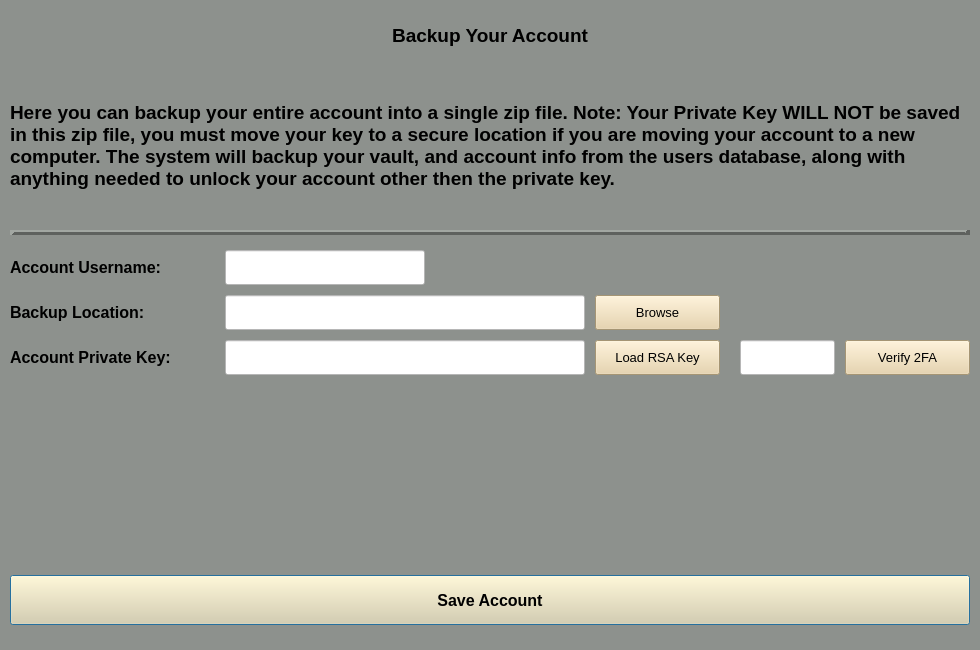
<?xml version="1.0" encoding="UTF-8"?>
<ui version="4.0">
 <class>backupwindow</class>
 <widget class="QDialog" name="backupwindow">
  <property name="geometry">
   <rect>
    <x>0</x>
    <y>0</y>
    <width>980</width>
    <height>650</height>
   </rect>
  </property>
  <property name="minimumSize">
   <size>
    <width>980</width>
    <height>650</height>
   </size>
  </property>
  <property name="maximumSize">
   <size>
    <width>980</width>
    <height>650</height>
   </size>
  </property>
  <property name="windowTitle">
   <string>Backup Account</string>
  </property>
  <property name="styleSheet">
   <string notr="true">background-color: rgb(141, 145, 141);</string>
  </property>
  <widget class="QLabel" name="title">
   <property name="geometry">
    <rect>
     <x>10</x>
     <y>10</y>
     <width>960</width>
     <height>50</height>
    </rect>
   </property>
   <property name="font">
    <font>
     <family>Arial</family>
     <pointsize>14</pointsize>
     <weight>75</weight>
     <bold>true</bold>
    </font>
   </property>
   <property name="text">
    <string>Backup Your Account</string>
   </property>
   <property name="alignment">
    <set>Qt::AlignCenter</set>
   </property>
  </widget>
  <widget class="QLabel" name="info">
   <property name="geometry">
    <rect>
     <x>10</x>
     <y>70</y>
     <width>960</width>
     <height>150</height>
    </rect>
   </property>
   <property name="font">
    <font>
     <family>Arial</family>
     <pointsize>14</pointsize>
     <weight>75</weight>
     <bold>true</bold>
    </font>
   </property>
   <property name="text">
    <string>Here you can backup your entire account into a single zip file. Note: Your Private Key WILL NOT be saved in this zip file, you must move your key to a secure location if you are moving your account to a new computer. The system will backup your vault, and account info from the users database, along with anything needed to unlock your account other then the private key.</string>
   </property>
   <property name="wordWrap">
    <bool>true</bool>
   </property>
  </widget>
  <widget class="Line" name="line">
   <property name="geometry">
    <rect>
     <x>10</x>
     <y>230</y>
     <width>960</width>
     <height>5</height>
    </rect>
   </property>
   <property name="frameShadow">
    <enum>QFrame::Raised</enum>
   </property>
   <property name="lineWidth">
    <number>5</number>
   </property>
   <property name="orientation">
    <enum>Qt::Horizontal</enum>
   </property>
  </widget>
  <widget class="QPushButton" name="save_btn">
   <property name="geometry">
    <rect>
     <x>10</x>
     <y>575</y>
     <width>960</width>
     <height>50</height>
    </rect>
   </property>
   <property name="font">
    <font>
     <family>Arial</family>
     <pointsize>12</pointsize>
     <weight>75</weight>
     <bold>true</bold>
    </font>
   </property>
   <property name="styleSheet">
    <string notr="true">background-color: rgb(231, 208, 162);</string>
   </property>
   <property name="text">
    <string>Save Account</string>
   </property>
  </widget>
  <widget class="QLineEdit" name="load_rsa_key_entry">
   <property name="geometry">
    <rect>
     <x>225</x>
     <y>340</y>
     <width>360</width>
     <height>35</height>
    </rect>
   </property>
   <property name="font">
    <font>
     <family>Arial</family>
     <pointsize>10</pointsize>
    </font>
   </property>
   <property name="focusPolicy">
    <enum>Qt::NoFocus</enum>
   </property>
   <property name="styleSheet">
    <string notr="true">background-color: rgb(255, 255, 255);</string>
   </property>
  </widget>
  <widget class="QPushButton" name="load_rsa_key_btn">
   <property name="geometry">
    <rect>
     <x>595</x>
     <y>340</y>
     <width>125</width>
     <height>35</height>
    </rect>
   </property>
   <property name="font">
    <font>
     <family>Arial</family>
     <pointsize>10</pointsize>
    </font>
   </property>
   <property name="styleSheet">
    <string notr="true">background-color: rgb(231, 208, 162);</string>
   </property>
   <property name="text">
    <string>Load RSA Key</string>
   </property>
  </widget>
  <widget class="QLineEdit" name="mfa_entry">
   <property name="geometry">
    <rect>
     <x>740</x>
     <y>340</y>
     <width>95</width>
     <height>35</height>
    </rect>
   </property>
   <property name="font">
    <font>
     <family>Arial</family>
     <pointsize>12</pointsize>
    </font>
   </property>
   <property name="styleSheet">
    <string notr="true">background-color: rgb(255, 255, 255);</string>
   </property>
   <property name="text">
    <string/>
   </property>
  </widget>
  <widget class="QPushButton" name="mfa_verify_btn">
   <property name="geometry">
    <rect>
     <x>845</x>
     <y>340</y>
     <width>125</width>
     <height>35</height>
    </rect>
   </property>
   <property name="font">
    <font>
     <family>Arial</family>
     <pointsize>10</pointsize>
    </font>
   </property>
   <property name="styleSheet">
    <string notr="true">background-color: rgb(231, 208, 162);</string>
   </property>
   <property name="text">
    <string>Verify 2FA</string>
   </property>
  </widget>
  <widget class="QLabel" name="account_key_label">
   <property name="geometry">
    <rect>
     <x>10</x>
     <y>340</y>
     <width>205</width>
     <height>35</height>
    </rect>
   </property>
   <property name="font">
    <font>
     <family>Arial</family>
     <pointsize>12</pointsize>
     <weight>75</weight>
     <bold>true</bold>
    </font>
   </property>
   <property name="text">
    <string>Account Private Key:</string>
   </property>
  </widget>
  <widget class="QLabel" name="account_username_label">
   <property name="geometry">
    <rect>
     <x>10</x>
     <y>250</y>
     <width>205</width>
     <height>35</height>
    </rect>
   </property>
   <property name="font">
    <font>
     <family>Arial</family>
     <pointsize>12</pointsize>
     <weight>75</weight>
     <bold>true</bold>
    </font>
   </property>
   <property name="text">
    <string>Account Username:</string>
   </property>
  </widget>
  <widget class="QLineEdit" name="account_user_entry">
   <property name="geometry">
    <rect>
     <x>225</x>
     <y>250</y>
     <width>200</width>
     <height>35</height>
    </rect>
   </property>
   <property name="font">
    <font>
     <family>Arial</family>
     <pointsize>10</pointsize>
    </font>
   </property>
   <property name="styleSheet">
    <string notr="true">background-color: rgb(255, 255, 255);</string>
   </property>
  </widget>
  <widget class="QLineEdit" name="backup_entry">
   <property name="geometry">
    <rect>
     <x>225</x>
     <y>295</y>
     <width>360</width>
     <height>35</height>
    </rect>
   </property>
   <property name="focusPolicy">
    <enum>Qt::NoFocus</enum>
   </property>
   <property name="styleSheet">
    <string notr="true">background-color: rgb(255, 255, 255);</string>
   </property>
  </widget>
  <widget class="QLabel" name="backup_label">
   <property name="geometry">
    <rect>
     <x>10</x>
     <y>295</y>
     <width>205</width>
     <height>35</height>
    </rect>
   </property>
   <property name="font">
    <font>
     <family>Arial</family>
     <pointsize>12</pointsize>
     <weight>75</weight>
     <bold>true</bold>
    </font>
   </property>
   <property name="text">
    <string>Backup Location:</string>
   </property>
  </widget>
  <widget class="QPushButton" name="browse_btn">
   <property name="geometry">
    <rect>
     <x>595</x>
     <y>295</y>
     <width>125</width>
     <height>35</height>
    </rect>
   </property>
   <property name="font">
    <font>
     <family>Arial</family>
     <pointsize>10</pointsize>
    </font>
   </property>
   <property name="styleSheet">
    <string notr="true">background-color: rgb(231, 208, 162);
</string>
   </property>
   <property name="text">
    <string>Browse</string>
   </property>
  </widget>
 </widget>
 <resources/>
 <connections/>
</ui>
